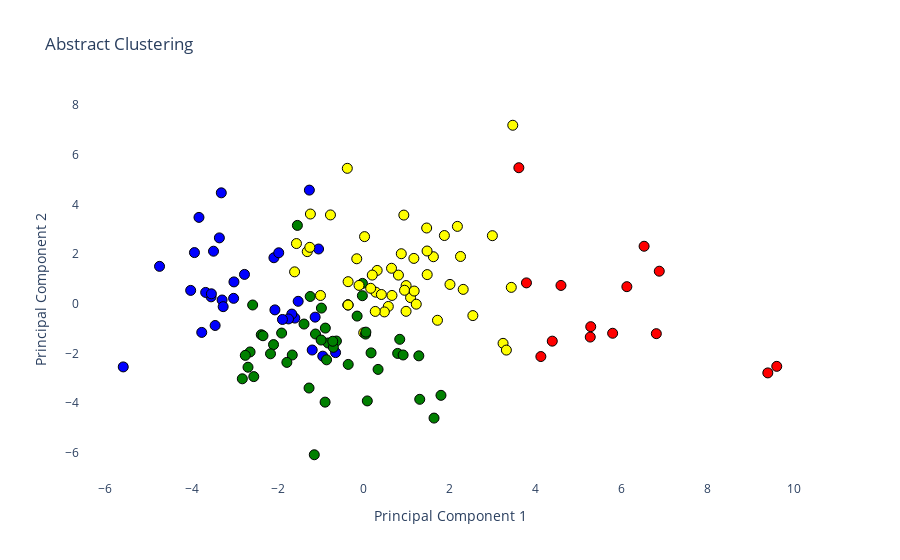

The code cell stored with this chart in its notebook:
### Code cell
df['Cluster'] = cluster_labels

import plotly.graph_objects as go # Import the graphical object
import plotly.colors as colors


# Define custom colors for each cluster label
cluster_colors = ['red', 'blue', 'green', 'yellow', 'orange', "pink"]

fig = go.Figure(data=go.Scatter(
    x=X_pca[:, 0], y=X_pca[:, 1],
    mode='markers',
    marker=dict(
        color=[cluster_colors[label] for label in cluster_labels],
        size=10,  # Adjust the marker size here
        line=dict(width=1, color='Black')
    ),
    hovertemplate='<b>Title:</b> %{text}',
    text=df['title']
))


# Set plot title and axis labels
fig.update_layout(
    title='Abstract Clustering',
    xaxis_title='Principal Component 1',
    yaxis_title='Principal Component 2',
    plot_bgcolor='white'  # Set the background color to white
)

plot(fig,
     image_filename='abstracts_cluster_bert_plot_1', 
     image='png', 
     image_width=1000, 
     image_height=1000
)

# Show the plot
fig.show()

### Figure 1 — Plotly figure (JSON) as saved in the notebook; plotly's stock layout.template omitted (floating-point values rounded to 4 significant figures; data arrays with more than 128 entries replaced by an {"elided": "..."} marker saying what was removed)
{"data": [{"hovertemplate": "<b>Title:</b> %{text}", "marker": {"color": {"elided": "142 str values"}, "line": {"color": "Black", "width": 1}, "size": 10}, "mode": "markers", "text": {"elided": "142 str values"}, "type": "scatter", "x": {"elided": "142 float values"}, "y": {"elided": "142 float values"}}], "layout": {"autosize": true, "plot_bgcolor": "white", "title": {"text": "Abstract Clustering"}, "xaxis": {"autorange": true, "range": [-6.494, 10.52], "title": {"text": "Principal Component 1"}, "type": "linear"}, "yaxis": {"autorange": true, "range": [-7.42, 8.53], "title": {"text": "Principal Component 2"}, "type": "linear"}}}
